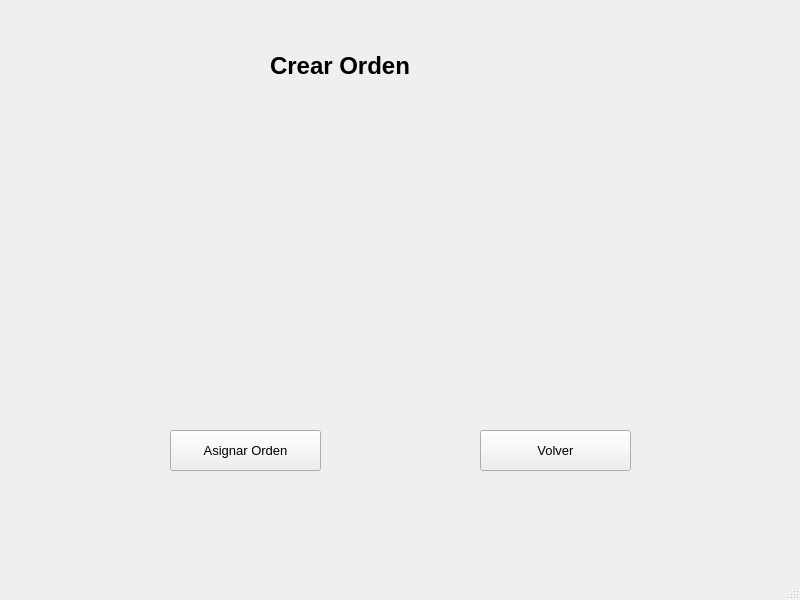
<?xml version="1.0" encoding="UTF-8"?>
<ui version="4.0">
 <class>MainWindow</class>
 <widget class="QMainWindow" name="MainWindow">
  <property name="geometry">
   <rect>
    <x>0</x>
    <y>0</y>
    <width>800</width>
    <height>600</height>
   </rect>
  </property>
  <property name="windowTitle">
   <string>MainWindow</string>
  </property>
  <widget class="QWidget" name="centralwidget">
   <widget class="QLabel" name="lblTitulo">
    <property name="geometry">
     <rect>
      <x>270</x>
      <y>40</y>
      <width>191</width>
      <height>51</height>
     </rect>
    </property>
    <property name="font">
     <font>
      <family>Segoe UI</family>
      <pointsize>18</pointsize>
      <weight>75</weight>
      <bold>true</bold>
     </font>
    </property>
    <property name="text">
     <string>Crear Orden</string>
    </property>
   </widget>
   <widget class="QPushButton" name="btnAsignarOrden">
    <property name="geometry">
     <rect>
      <x>170</x>
      <y>430</y>
      <width>151</width>
      <height>41</height>
     </rect>
    </property>
    <property name="font">
     <font>
      <family>Segoe UI</family>
      <pointsize>10</pointsize>
     </font>
    </property>
    <property name="text">
     <string>Asignar Orden</string>
    </property>
   </widget>
   <widget class="QPushButton" name="btnVolver">
    <property name="geometry">
     <rect>
      <x>480</x>
      <y>430</y>
      <width>151</width>
      <height>41</height>
     </rect>
    </property>
    <property name="font">
     <font>
      <family>Segoe UI</family>
      <pointsize>10</pointsize>
     </font>
    </property>
    <property name="text">
     <string>Volver</string>
    </property>
   </widget>
  </widget>
  <widget class="QMenuBar" name="menubar">
   <property name="geometry">
    <rect>
     <x>0</x>
     <y>0</y>
     <width>800</width>
     <height>26</height>
    </rect>
   </property>
  </widget>
  <widget class="QStatusBar" name="statusbar"/>
 </widget>
 <resources/>
 <connections/>
</ui>
